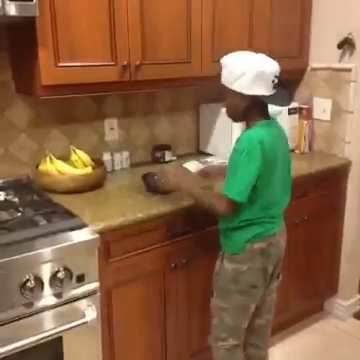
#> input picture frame 20 of videoplayback.mp4, 360 x 360 px
$ python frameExtraction.py
#> lines starting #> are read from the running program, lines starting #| are printed output that depends on the picture
import cv2
import os
import numpy as np
from matplotlib import pyplot as plt

plt.rcParams['figure.figsize'] = (360, 360)

cam = cv2.VideoCapture("C:\\Users\\itaic\\Documents\\Graduação\\2019_2\\COMPUTAÇÃO GRAFICA\\TP1\\videoplayback.mp4")

face_cascade = cv2.CascadeClassifier('modelo/haarcascade_frontalface_default.xml')
try:


    if not os.path.exists('Pessoas'):
        os.makedirs('Pessoas')


except OSError:
    print ('Error: Criação de diretorio Pessoas')

# frame
currentframe = 0

while(True):
    ret,frame = cam.read()
#> frame is the input picture: shape (360, 360, 3); mean B, G, R 68.9, 100.5, 135.4

    if ret:
        gray = cv2.cvtColor(frame, cv2.COLOR_BGR2GRAY)
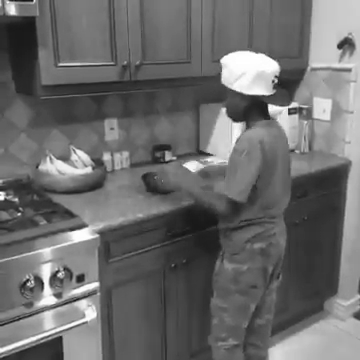
#> gray: shape (360, 360); min 17, max 255, mean 107.3

        faces = face_cascade.detectMultiScale(
            gray,
            scaleFactor=1.1,
            minNeighbors=5,
            minSize=(30, 30),
        )
#> faces = ()
        current_face = 0
        for (x,y,w,h) in faces:
            cropped_face = frame[y:y+h, x:x+w]
            file_name = "Pessoas/frame" + str(currentframe) + "face" + str(current_face) + ".jpg"
            cv2.imwrite(file_name, cropped_face)
            current_face += 1
            print ('Criando imagem', file_name)
#> this loop made 0 passes
#> after the loop, current_face = 0
        currentframe += 1

    else:
        break

cam.release()
cv2.destroyAllWindows()

$ run again, starting later in the video
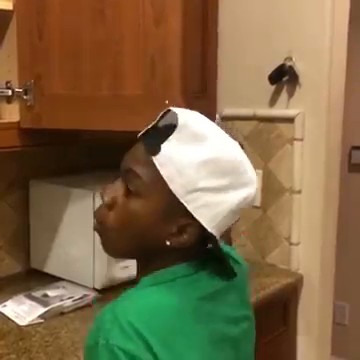
#> input picture frame 90 of videoplayback.mp4, 360 x 360 px
#> frame is the input picture: shape (360, 360, 3); mean B, G, R 70.4, 103.8, 126
#> `gray = cv2.cvtColor(frame, cv2.COLOR_BGR2GRAY)`:
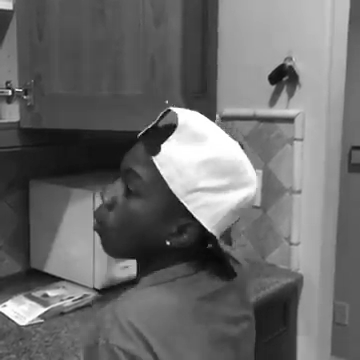
#> gray: shape (360, 360); min 2, max 255, mean 106.7
#> faces = ()
#> after the loop `for (x,y,w,h) in faces:`: current_face = 0

$ run again, starting later in the video
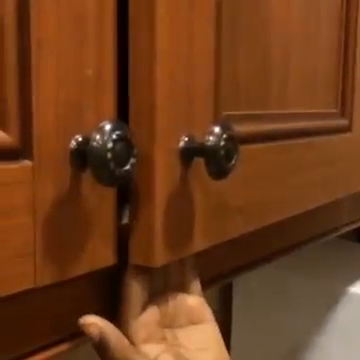
#> input picture frame 160 of videoplayback.mp4, 360 x 360 px
#> frame is the input picture: shape (360, 360, 3); mean B, G, R 27, 60.8, 110.4
#> `gray = cv2.cvtColor(frame, cv2.COLOR_BGR2GRAY)`:
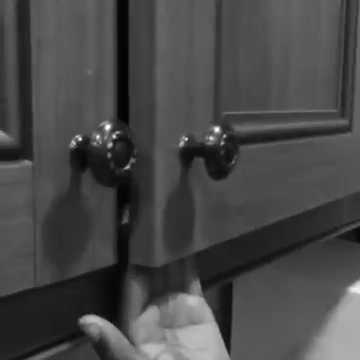
#> gray: shape (360, 360); min 1, max 255, mean 71.8
#> faces = ()
#> after the loop `for (x,y,w,h) in faces:`: current_face = 0
